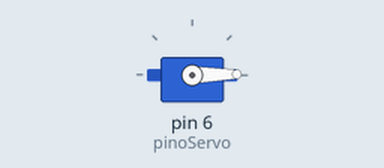
This sketch was run on a simulated Arduino Uno, built with avr-gcc and run on an emulated ATmega328P. On the bench: servo.

Above: at 0.05 s.
At 2.1 s:
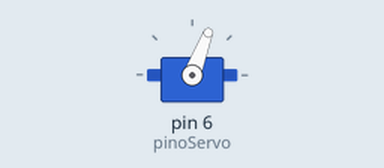
At 4.2 s:
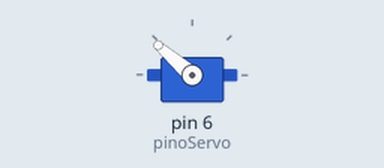
At 8.4 s:
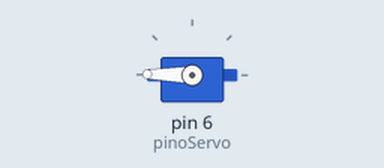
Timing chart, 0 to 13.6 s (numbered marks = the images above):
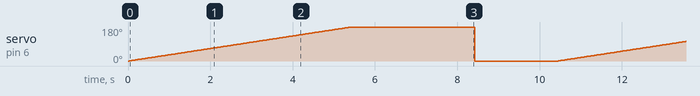

The sketch:

servomotor-exemplo.ino
```cpp
/*
 * Teste de um servomotor
 */

#include <Servo.h> // inclusão da biblioteca Servo.h

const uint8_t pinoServo = 6;  // inicialização do pino digital do servo
Servo s;                      // inicialização do objeto "s" do tipo Servo
int pos;                      // variável posição do servo

void setup (){
  s.attach(pinoServo);  // utilização da função s.attach da biblioteca
                        // para definir pino digital 6 ao objeto "s"
  s.write(0);           // inicia o motor na posição 0◦
}

//void loop(){
//}

void loop(){
  // loop for: com posição de 0 (inicia sempre em 0!) até 180◦,
  // indo de grau em grau (pos++)
  for(pos = 0; pos < 180; pos++){
    s.write(pos); // usa função da biblioteca Servo.h para
                  // escrever a posição no servo
    delay(30);    // intervalo de 30ms entre cada mudança de posição
  }

  delay(3000); // espera 3 segundos quando chega na posição de 180◦

  // loop for: fazemos agora a volta do servo
  for(pos = 180; pos >= 0; pos--){
    s.write(pos);
    //delay(30);  // delay comentado -> Aqui o servo vai voltar
                  // na sua velocidade máxima,
                  // sem delay entre as mudanças de posição
  }

  delay(2000);  // espera 2 segundos quando chega na posição de 0◦
}
```

Measured:
- by itself, servo on pin 6 (pinoServo): ramps from 0° to 179° and jumps back, once every 10.4 s
